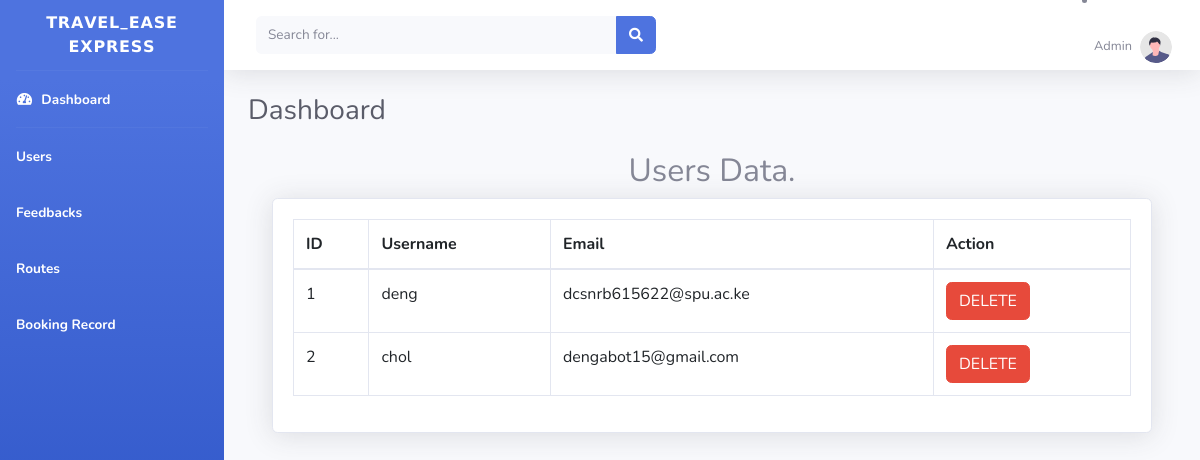
/admin/users.php, run on the app's committed database.
### tables this page shows
CREATE TABLE `users` (
  `id` int(50) NOT NULL,
  `Email` varchar(191) NOT NULL,
  `username` varchar(191) NOT NULL,
  `password` varchar(191) NOT NULL
);

### admin/users.php (the view, shortened to what this page needs)
<?php
include('db_conn.php');
include('includes/header.php');
include('includes/navbar.php');
?>
<div id="content-wrapper" class="d-flex flex-column">
<div id="content">
    <nav class="navbar navbar-expand navbar-light bg-white topbar mb-4 static-top shadow">
        <form
            class="d-none d-sm-inline-block form-inline mr-auto ml-md-3 my-2 my-md-0 mw-100 navbar-search">
            <div class="input-group">
                <input type="text" class="form-control bg-light border-0 small" placeholder="Search for..."
                    aria-label="Search" aria-describedby="basic-addon2">
                <div class="input-group-append">
                    <button class="btn btn-primary" type="button">
                        <i class="fas fa-search fa-sm"></i>
                    </button>
                </div>
            </div>
        </form>
            <li class="nav-item dropdown no-arrow">
                <a class="nav-link dropdown-toggle" href="#" id="userDropdown" role="button"
                    data-toggle="dropdown" aria-haspopup="true" aria-expanded="false">
                    <span class="mr-2 d-none d-lg-inline text-gray-600 small">Admin </span>
                    <img class="img-profile rounded-circle"
                        src="img/undraw_profile.svg">
                </a>
            </li>
    </nav>
    <div class="container-fluid">
        <div class="d-sm-flex align-items-center justify-content-between mb-4">
            <h1 class="h3 mb-0 text-gray-800">Dashboard</h1>
        </div>
        <div class="container-fluid">
        <h2 class="text-center">Users Data.</h2>
<div class="card shadow mb-4">
    <div class="card-body">
        <div class="table-responsive">
        <?php
            $query = "SELECT * FROM users";
            $query_run = mysqli_query($conn, $query);
        ?>
            <table class="table table-bordered" id="dataTable" width="100%" cellspacing="0">
                <thead>
                    <tr>
                        <th> ID </th>
                        <th> Username </th>
                        <th>Email </th>
                        <th>Action</th>
                    </tr>
                </thead>
                <tbody>
                    <?php
                    if(mysqli_num_rows($query_run) > 0)
                    {
                        while($row = mysqli_fetch_assoc($query_run))
                        {
                    ?>
                        <tr>
                            <td><?php  echo $row['id']; ?></td>
                            <td><?php  echo $row['username']; ?></td>
                            <td><?php  echo $row['Email']; ?></td>
                            <td>
                                <form action="delete_user.php" method="post">
                                    <button type="submit" name="delete_btn" class="btn btn-danger"> DELETE</button>
                                </form>
                            </td>
                        </tr>
                    <?php
                        }
                    }
                    else {
                        echo "No Record Found";
                    }
                    ?>
                </tbody>
            </table>
        </div>
    </div>
</div>
</div>
    </div>
<?php
include('includes/footer.php');
?>

### data on the page
users: id "1", username "deng", Email "dcsnrb615622@spu.ac.ke"
users: id "2", username "chol", Email "dengabot15@gmail.com"
